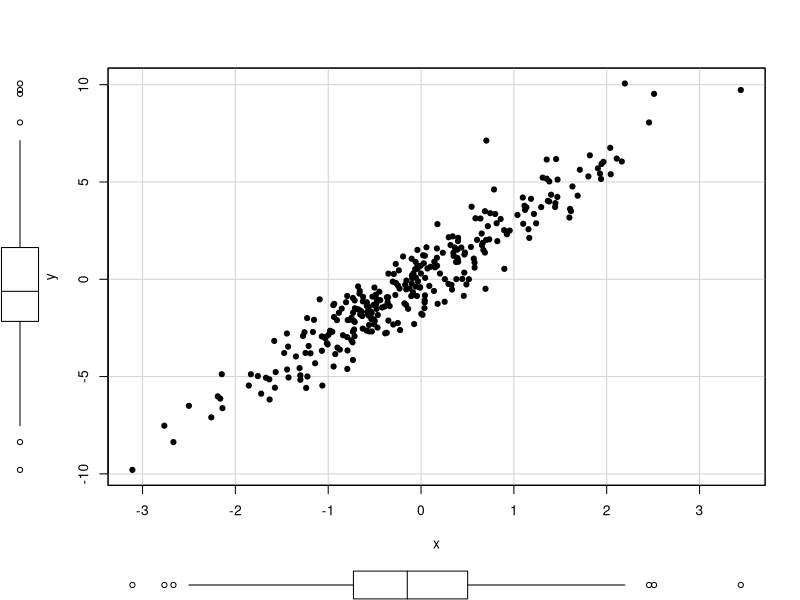
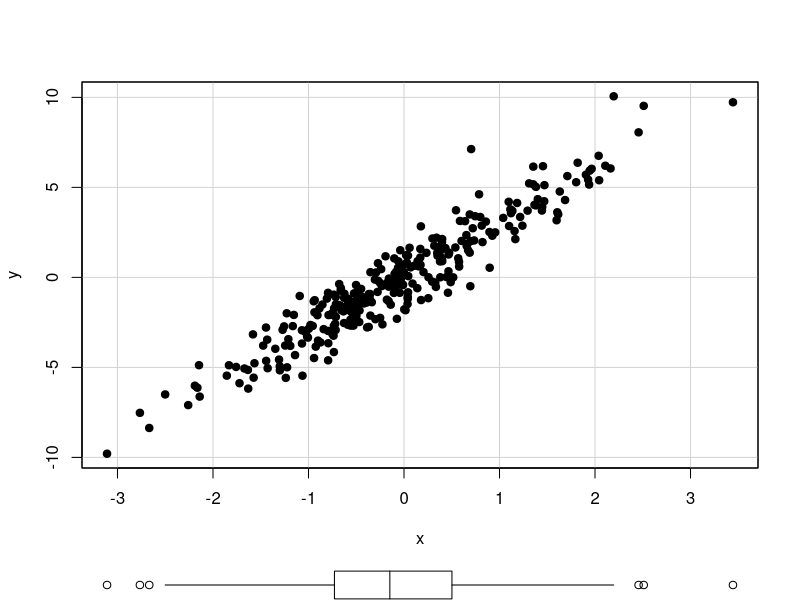
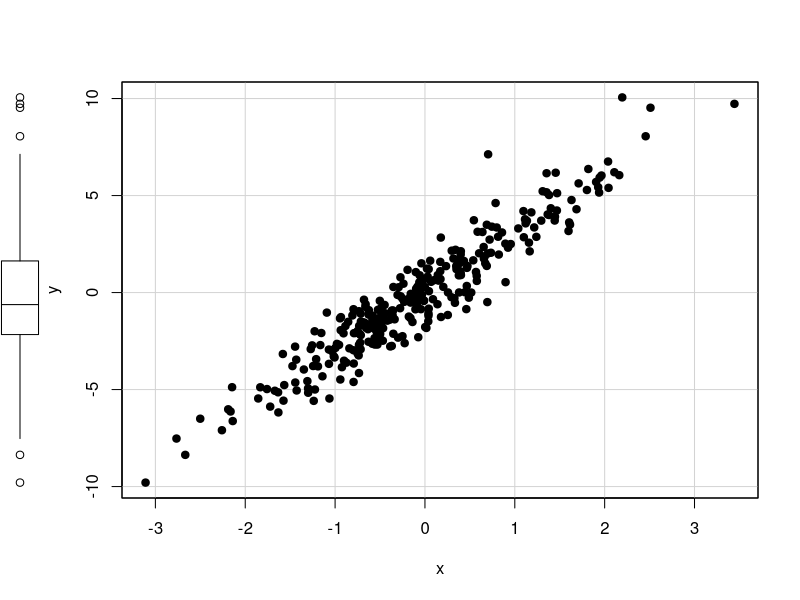
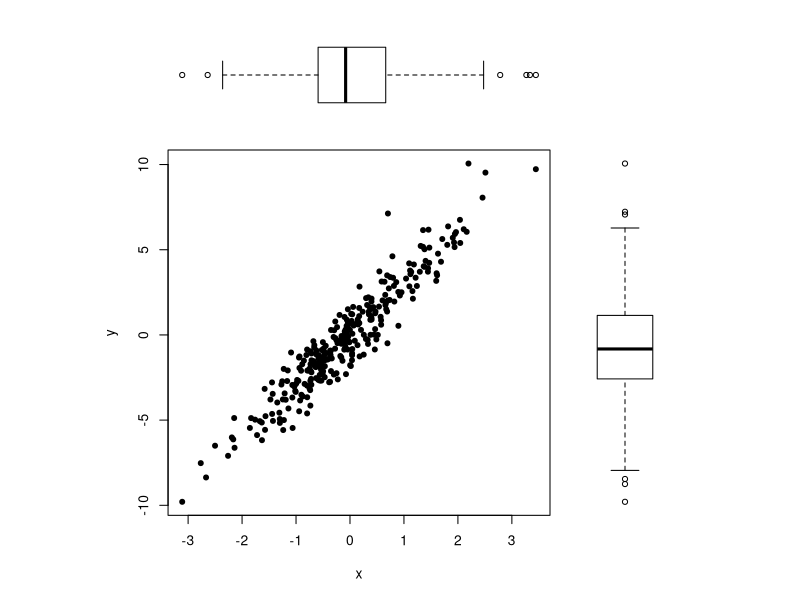

These charts were generated, in order, by the following R code:
library(car)

# Data
set.seed(14022021)
x <- rnorm(300)
y <- 3 * x + rnorm(300) 

scatterplot(x, y,            # Data
            pch = 19,        # Symbol of the points
            col = 1,         # Color of the points
            smooth = FALSE,  # Remove smooth estimate
            regLine = FALSE) # Remove linear estimate

# box plot for the X-axis 
scatterplot(x, y,            # Data
            boxplots = "x",  # Box plot on the X-axis
            pch = 19,        # Symbol of the points
            col = 1,         # Color of the points
            smooth = FALSE,  # Remove smooth estimate
            regLine = FALSE) # Remove linear estimate

# box plot for the Y-axis 
scatterplot(x, y,            # Data
            boxplots = "y",  # Box plot on the Y-axis
            pch = 19,        # Symbol of the points
            col = 1,         # Color of the points
            smooth = FALSE,  # Remove smooth estimate
            regLine = FALSE) # Remove linear estimate


# Using the layout function
layout(matrix(c(2, 0, 1, 3),
              nrow = 2, ncol = 2,
              byrow = TRUE),
       widths = c(3, 1),
       heights  = c(1, 3), respect = TRUE)

# Top and right margin of the main plot
par(mar = c(5.1, 4.1, 0, 0))
plot(x, y, pch = 19, col = 1, cex = 0.8)

# Left margin of the top box plot
par(mar = c(0, 4.1, 0, 0), bty = "n")
boxplot(y, axes = FALSE, horizontal = TRUE,
        col = "white")

# Bottom margin of the right box plot
par(mar = c(5.1, 0, 0, 0), bty = "n")
boxplot(x, axes = FALSE, col = "white")
